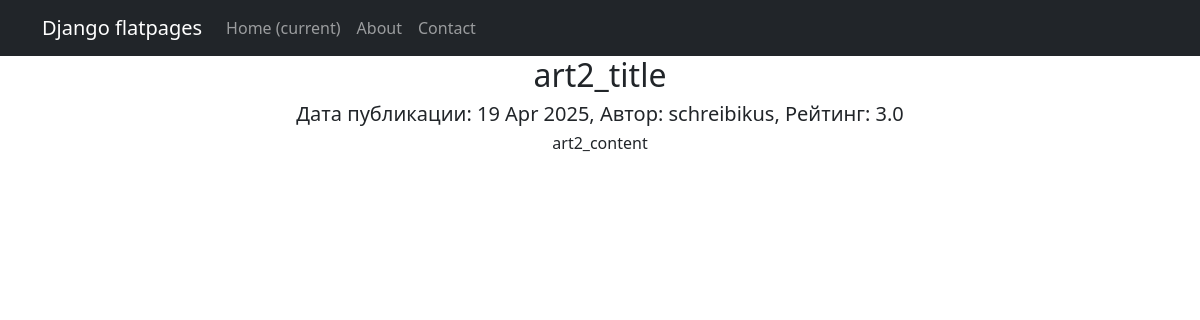
Before: /news/3 with the older database file.
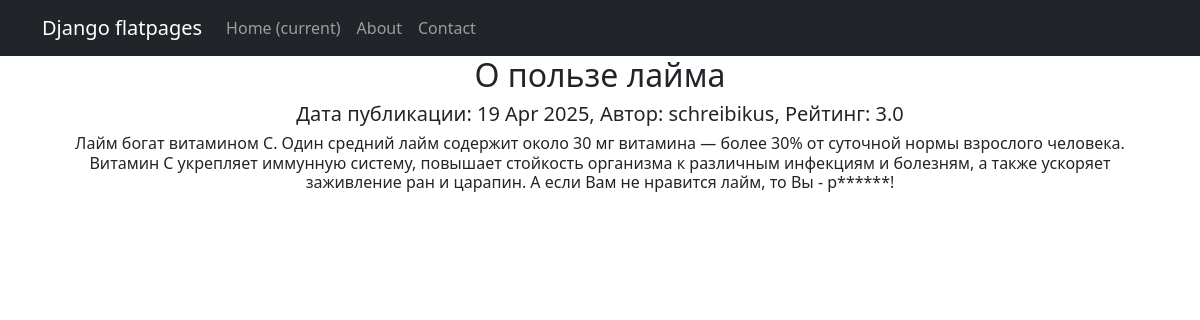
After: the same page with the newer database file.
### news/models.py (models this page shows, shortened)
class Post(models.Model):
    author = models.ForeignKey(Author, on_delete=models.CASCADE) # связь «один ко многим» с моделью Author;
    is_article = models.BooleanField(default=False) # поле с выбором: новость - False, статья - True
    date_time_out = models.DateTimeField(auto_now_add=True) # автоматически добавляемая дата и время создания;
    category = models.ManyToManyField(Category, through = 'PostCategory')
    title = models.CharField(max_length=255) # заголовок статьи/новости;
    content = models.TextField() # текст статьи/новости;
    rate = models.FloatField(default=0.0) # рейтинг статьи/новости.

class Author(models.Model):
    author = models.OneToOneField(User, on_delete=models.CASCADE) # , primary_key=True  ???
    rate = models.FloatField(default = 0.0)

### news/views.py (the view)
# urls.py: path('news/<int:pk>', NewDetail.as_view()),
class NewDetail(DetailView):
    model = Post
    template_name = 'new.html'
    context_object_name = 'new'

### news/templatetags/custom_filters.py (called while the page is built)
@register.filter(name='censor')
def censor(data):
    if isinstance(data, str):
        words = data.split()
        censored_text = []
        for word in words:
            replaced = 0
            for bad_word in bad_list:
                idx = word.find(bad_word)
                if idx >= 0:
                    replace = bad_word[0] + '*' * (len(bad_word) - 1)
                    censored_word = word.replace(bad_word, replace)
                    censored_text.append(censored_word)
                    replaced = 1
                    break
            if not replaced:
                censored_text.append(word)
        return ' '.join(censored_text)
    else:
        raise ValueError("Фильтр censor может быть применен только к строкам.")

### templates/new.html (shortened to what this page needs)
{% extends 'flatpages/default.html' %}
{% load custom_filters %}
{% block content %}
    <h2>{{ new.title|censor }}</h2>
    <h5>Дата публикации: {{ new.date_time_out|date:'d M Y' }},  Автор: {{ new.author.author }}, Рейтинг: {{ new.rate }}</h5>
    <h6>{{ new.content|censor }}</h6>
{% endblock content %}

Changed rows visible on the page:
changed Post "schreibikus": title|censor "art2_title" → "О пользе лайма"; content|censor "art2_content" → "Лайм богат витамином С. Один средний лайм содержит около 30 мг витамина — более 30% от суточной нормы взрослого человека. Витамин С укрепляет иммунную систему, повышает стойкость организма к различным инфекциям и болезням, а также ускоряет заживление ран и царапин. А если Вам не нравится лайм, то Вы - р******!"
